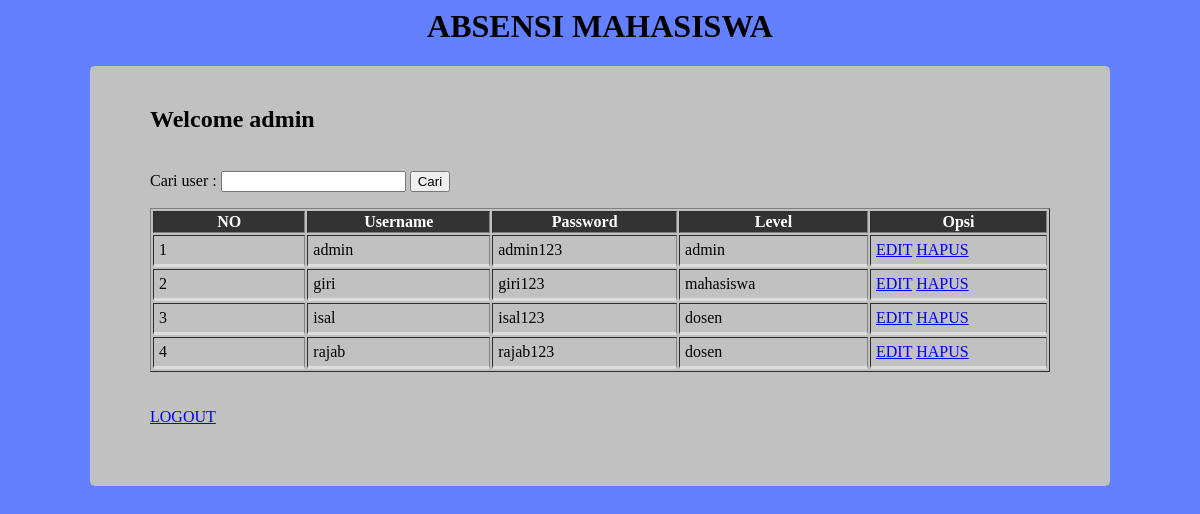
Screenshot of /absen/home-admin.php (signed in) with the database file from the repository.
### tables this page shows
CREATE TABLE `user` (
  `id_user` varchar(50) NOT NULL,
  `password` varchar(50) NOT NULL,
  `level` varchar(50) NOT NULL,
  `nim` int(50) DEFAULT NULL
);

### absen/home-admin.php (the view, shortened to what this page needs)
<?php
	include "koneksi.php";
?>
<html>
<head>
	<link rel="stylesheet" href="style2.css">
</head>
<body style="background-color:  #6380ff;">
	<?php
		$tampilPeg	=mysqli_query($conn, "SELECT * FROM user WHERE id_user='$_SESSION[id_user]'");
		$peg	=mysqli_fetch_array($tampilPeg);
	?>
<center><h1>ABSENSI MAHASISWA</h1></center>
<div class="halamandosen">
	<h2>Welcome <?=$peg['id_user']?></h2>
	<br>
	<form action="home-admin.php" method="get">
		<label>Cari user :</label>
		<input type="text" name="cari">
		<input type="submit" value="Cari">
	</form>
	<table border="1" class="tabel">
		<tr id="headtabel" bgcolor="#333">
			<th>NO</th>
			<th>Username</th>
			<th>Password</th>
			<th>Level</th>
            <th>Opsi</th>
		</tr>
		<?php
		include 'koneksi.php';
		$no = 1;
		if(isset($_GET['cari'])){
			$cari = $_GET['cari'];
			$data = mysqli_query($conn,"select * from user where id_user like '%".$cari."%'");
		}else{
			$data = mysqli_query($conn,"select * from user");
		}
		while($d = mysqli_fetch_array($data)){
			?>
			<tr>
				<td><?php echo $no++; ?></td>
				<td><?php echo $d['id_user']; ?></td>
				<td><?php echo $d['password']; ?></td>
				<td><?php echo $d['level']; ?></td>
				<td>
					<a href="editadmin.php?id_user=<?php echo $d['id_user']; ?>">EDIT</a>
					<a href="proses-deleteadmin.php?id_user=<?php echo $d['id_user']; ?>" onclick="return confirm ('Apakah anda yakin ingin menghapus data?')">HAPUS</a>
				</td>
			</tr>
			<?php
		}
		?>
	</table>
	<br><br>
	<a href="logout.php">LOGOUT</a>
</div>
</body>
</html>

### absen/style2.css (style rules this page uses)
td { padding: 5px; text-align: left; border-bottom: 3px solid #ddd; width: 400px; }
#headtabel { color: white; }
.halamandosen { border-radius: 5px; background-color: #c2c1c1; padding: 60px; margin: auto; padding-top: 20px; width: 900px; }

### rows the page displays
user: id_user "admin", password "admin123", level "admin"
user: id_user "giri", password "giri123", level "mahasiswa"
user: id_user "isal", password "isal123", level "dosen"
user: id_user "rajab", password "rajab123", level "dosen"
